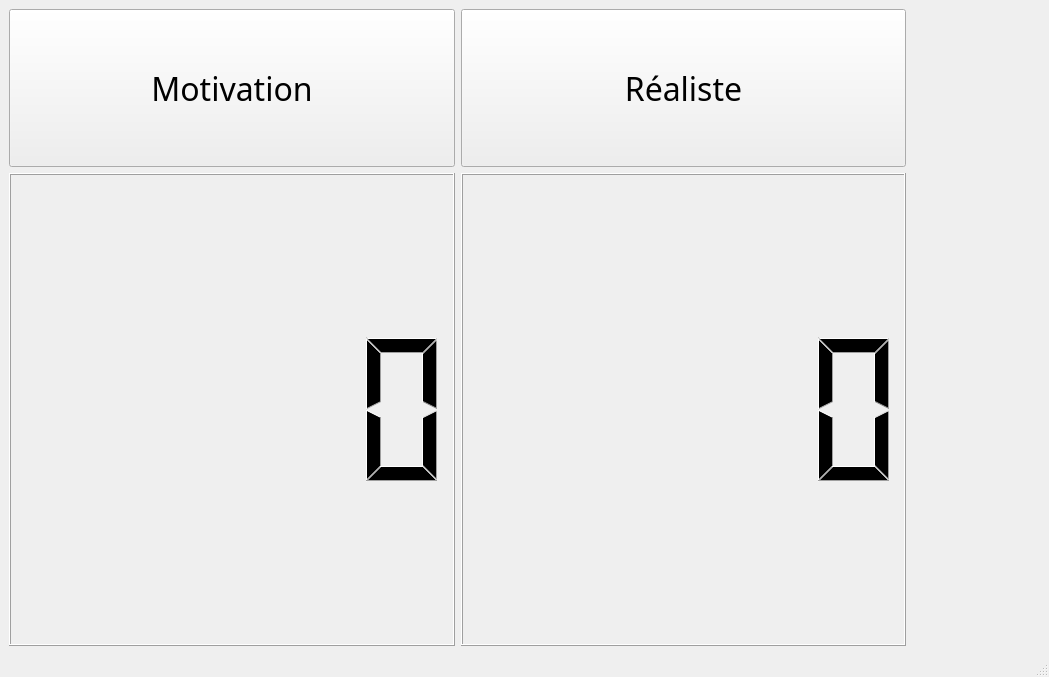
<?xml version="1.0" encoding="UTF-8"?>
<ui version="4.0">
 <class>MainWindow</class>
 <widget class="QMainWindow" name="MainWindow">
  <property name="geometry">
   <rect>
    <x>0</x>
    <y>0</y>
    <width>1049</width>
    <height>677</height>
   </rect>
  </property>
  <property name="windowTitle">
   <string>MainWindow</string>
  </property>
  <widget class="QWidget" name="centralwidget">
   <layout class="QHBoxLayout" name="horizontalLayout_4">
    <item>
     <layout class="QHBoxLayout" name="horizontalLayout_3" stretch="7,1">
      <item>
       <layout class="QVBoxLayout" name="verticalLayout" stretch="1,3">
        <item>
         <layout class="QHBoxLayout" name="horizontalLayout_2">
          <item>
           <widget class="QPushButton" name="motivationButton">
            <property name="sizePolicy">
             <sizepolicy hsizetype="Minimum" vsizetype="Expanding">
              <horstretch>0</horstretch>
              <verstretch>0</verstretch>
             </sizepolicy>
            </property>
            <property name="font">
             <font>
              <family>Onyx</family>
              <pointsize>24</pointsize>
             </font>
            </property>
            <property name="text">
             <string>Motivation</string>
            </property>
           </widget>
          </item>
          <item>
           <widget class="QPushButton" name="realisteButton">
            <property name="sizePolicy">
             <sizepolicy hsizetype="Minimum" vsizetype="Expanding">
              <horstretch>0</horstretch>
              <verstretch>0</verstretch>
             </sizepolicy>
            </property>
            <property name="font">
             <font>
              <family>Onyx</family>
              <pointsize>24</pointsize>
             </font>
            </property>
            <property name="text">
             <string>Réaliste</string>
            </property>
           </widget>
          </item>
         </layout>
        </item>
        <item>
         <layout class="QHBoxLayout" name="horizontalLayout">
          <item>
           <widget class="QLCDNumber" name="temperatureLCD"/>
          </item>
          <item>
           <widget class="QLCDNumber" name="humidityLCD"/>
          </item>
         </layout>
        </item>
       </layout>
      </item>
      <item>
       <widget class="QWidget" name="carbonScale" native="true"/>
      </item>
     </layout>
    </item>
   </layout>
  </widget>
  <widget class="QMenuBar" name="menubar">
   <property name="geometry">
    <rect>
     <x>0</x>
     <y>0</y>
     <width>1049</width>
     <height>21</height>
    </rect>
   </property>
  </widget>
  <widget class="QStatusBar" name="statusbar"/>
 </widget>
 <resources/>
 <connections/>
</ui>
